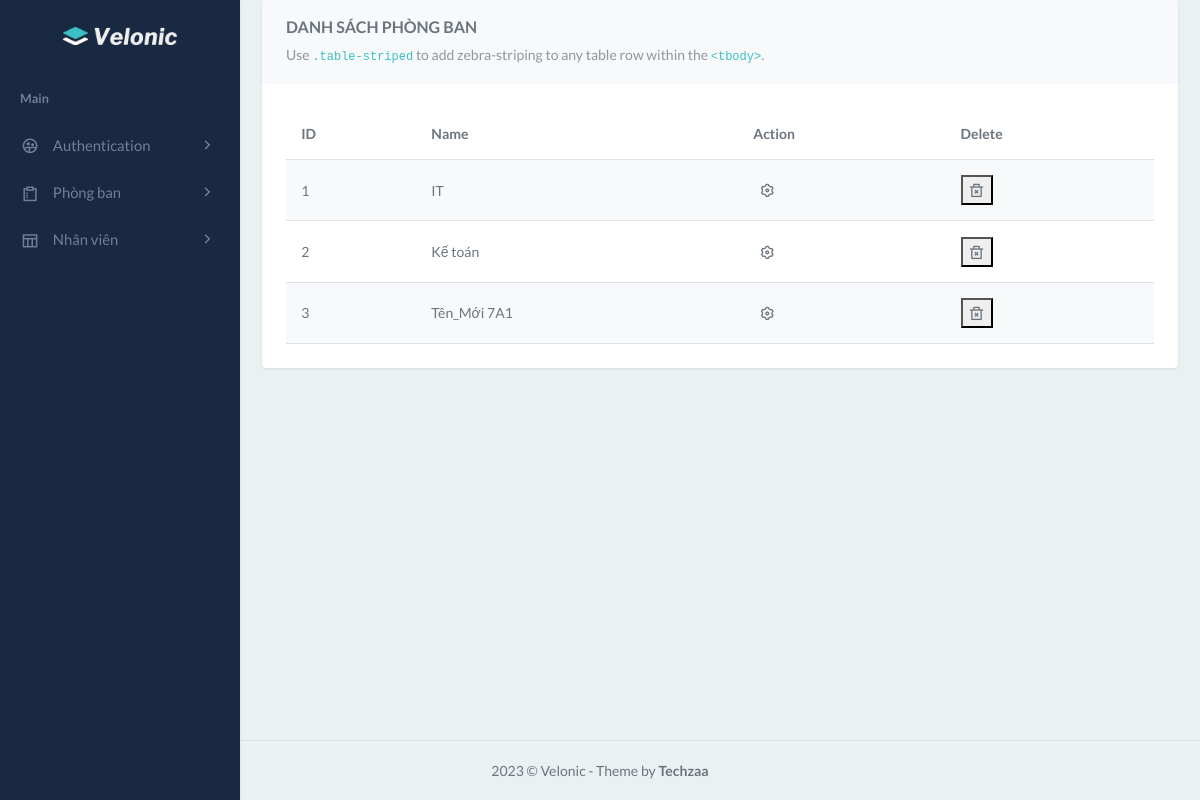
The app's page /index.php?action=department&query=list, older data.
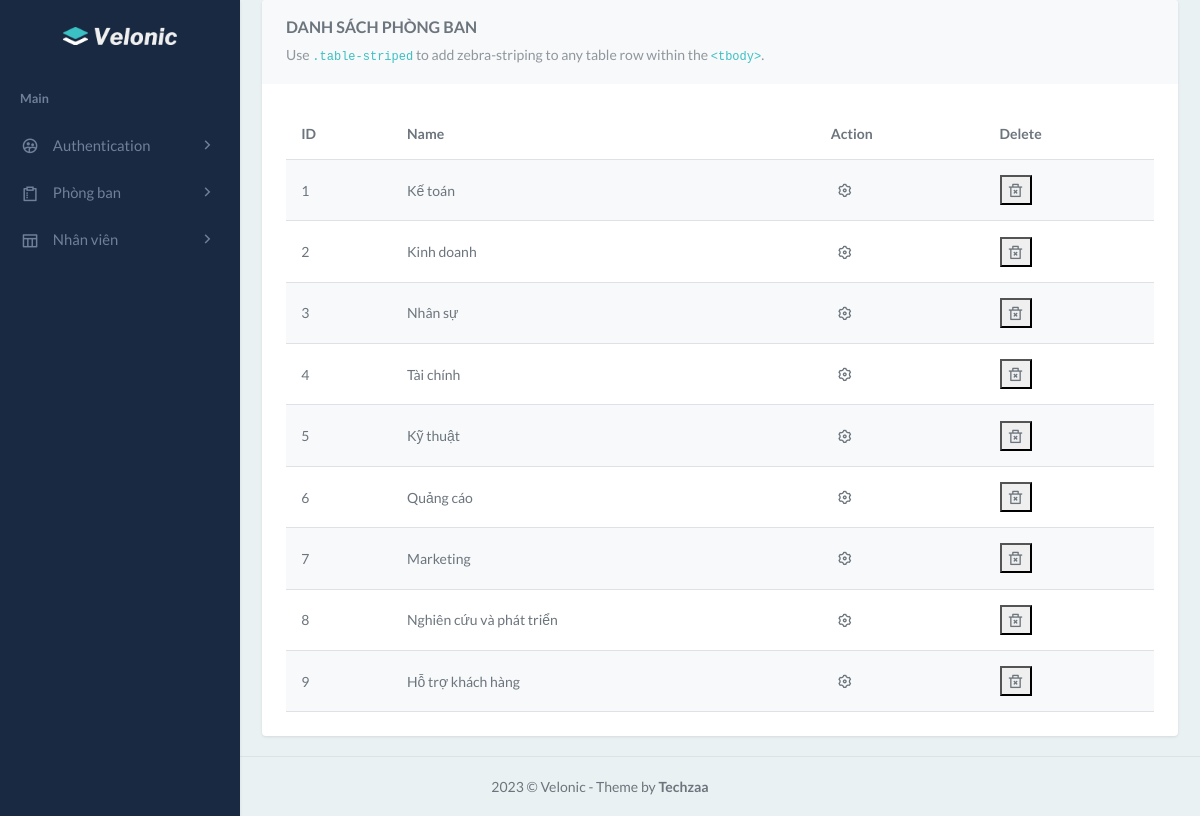
The same page, newer data.
### tables this page shows
CREATE TABLE IF NOT EXISTS `departments` (
  `id` int NOT NULL AUTO_INCREMENT,
  `name` varchar(50) NOT NULL DEFAULT '0',
  PRIMARY KEY (`id`) USING BTREE
);

### model/department.php (called while the page is built, shortened)
<?php
class Department
{
    public static function getDepartment($connect)
    {
        $response = mysqli_query($connect, "SELECT * FROM `departments`");
        if ($response) {
            if (mysqli_num_rows($response) > 0) {
                while ($row = mysqli_fetch_array($response)) {
                    $data[] = $row;
                }
            }
        }
        return $data;
    }
}

### controller/DepartmentController.php (called while the page is built, shortened)
<?php
class DepartmentController
{
    public static function getDepartment($connect)
    {
        $data = Department::getDepartment($connect);
        return $data;
    }
}
?>

### view/department/list_v1.php (the view, shortened to what this page needs)
<?php
$departments = DepartmentController::getDepartment($connect);
?>
<div class="col-xl-12">
    <div class="card">
        <div class="card-header">
            <h4 class="header-title">DANH SÁCH PHÒNG BAN</h4>
            <p class="text-muted mb-0">
                Use <code>.table-striped</code> to add zebra-striping to any table row
                within the <code>&lt;tbody&gt;</code>.
            </p>
        </div>
        <div class="card-body">
            <div class="table-responsive-sm">
                <table class="table table-striped table-centered mb-0">
                    <thead>
                        <tr>
                            <th>ID</th>
                            <th>Name</th>
                            <th>Action</th>
                            <th>Delete</th>
                        </tr>
                    </thead>
                    <tbody>
                    <?php
                        $sequentialId = 1;
                        foreach ($departments as $row):
                    ?>
                        <tr>
                            <td><?php echo $sequentialId; ?></td>
                            <td class="table-user">
                                <?php echo $row['name']; ?>
                            </td>
                            <td>
                                <a href="?action=department&query=edit&id=<?php echo $row['id']; ?>" class="text-reset fs-16 px-1"> <i
                                        class="ri-settings-3-line"></i></a>
                            </td>
                            <td>
                            <form  class ="" action="" method="post" onsubmit="return confirm('Are you sure you want to delete this department?');">
                                    <button type="submit" class="text-reset fs-16 px-1"> <i
                                        class="ri-delete-bin-2-line"></i></button>
                                </form>
                            </td>
                        </tr>
                    <?php
                        $sequentialId++;
                        endforeach;
                    ?>
                    </tbody>
                </table>
            </div>
        </div>
    </div>
</div>

### index.php (shortened to what this page needs)
<?php
require "config/connect.php";
require "controller/DepartmentController.php";
require "controller/RolesController.php";
require "model/department.php";
require "model/authentication.php";
?>
<!DOCTYPE html>
<html lang="en">
<head>
    <link rel="stylesheet" href="assets/vendor/daterangepicker/daterangepicker.css">
    <link href="assets/vendor/datatables.net-bs5/css/dataTables.bootstrap5.min.css" rel="stylesheet" type="text/css" />
    <link href="assets/vendor/datatables.net-responsive-bs5/css/responsive.bootstrap5.min.css" rel="stylesheet"
        type="text/css" />
    <link href="assets/vendor/datatables.net-fixedcolumns-bs5/css/fixedColumns.bootstrap5.min.css" rel="stylesheet"
        type="text/css" />
    <link href="assets/vendor/datatables.net-fixedheader-bs5/css/fixedHeader.bootstrap5.min.css" rel="stylesheet"
        type="text/css" />
    <link href="assets/vendor/datatables.net-buttons-bs5/css/buttons.bootstrap5.min.css" rel="stylesheet"
        type="text/css" />
    <link href="assets/vendor/datatables.net-select-bs5/css/select.bootstrap5.min.css" rel="stylesheet"
        type="text/css" />
    <link rel="stylesheet" href="assets/vendor/admin-resources/jquery.vectormap/jquery-jvectormap-1.2.2.css">
    <link href="assets/css/app.min.css" rel="stylesheet" type="text/css" id="app-style" />
    <link href="assets/css/icons.min.css" rel="stylesheet" type="text/css" />
    <link rel="stylesheet" href="./css/style.css">
</head>
<body>
    <?php
    include "sidebar.php";
    ?>
    <div class="content-page">
        <div class="content">
            <div class="container-fluid">
                <?php
    if(isset($_GET['action']) && isset($_GET['query'])){
        $tam = $_GET['action'];
        $query = $_GET['query'];
    }else{
        $tam = '';
        $query = '';
    }
    if($tam == 'department' && $query == 'add'){
        include './view/department/add_v1.php';
    }elseif($tam == 'department' && $query == 'list'){
        include './view/department/list_v1.php';
    }elseif($tam == 'department' && $query == 'edit'){
        include './view/department/edit_v1.php';
    }elseif($tam == 'employee' && $query == 'add'){
        include './view/employees/add_v1.php';
    }elseif($tam == 'employee' && $query == 'edit'){
        include './view/employees/edit_v1.php';
    }elseif($tam == 'employee' && $query == 'list'){
        include './view/employees/list_v1.php';
    }elseif($tam == 'employee' && $query == 'detail'){
        include './view/employees/detail.php';
    }else{
        include 'home.php';
    }
?>
            </div>
        </div>
    </div>
    <?php
    include "footer.php";
    ?>
</body>
</html>

### sidebar.php (shortened to what this page needs)
<div class="leftside-menu">
<a href="index.php" class="logo logo-light">
    <span class="logo-lg">
        <img src="assets/images/logo.png" alt="logo">
    </span>
</a>
<div class="h-100" id="leftside-menu-container" data-simplebar>
    <ul class="side-nav">
        <li class="side-nav-title">Main</li>
        <li class="side-nav-item">
            <a data-bs-toggle="collapse" href="#sidebarPagesAuth" aria-expanded="false" aria-controls="sidebarPagesAuth" class="side-nav-link">
                <i class="ri-group-2-line"></i>
                <span> Authentication </span>
                <span class="menu-arrow"></span>
            </a>
        </li>
        <li class="side-nav-item">
            <a data-bs-toggle="collapse" href="#sidebarForms" aria-expanded="false" aria-controls="sidebarForms" class="side-nav-link">
                <i class="ri-survey-line"></i>
                <span> Phòng ban </span>
                <span class="menu-arrow"></span>
            </a>
        </li>
        <li class="side-nav-item">
            <a data-bs-toggle="collapse" href="#sidebarTables" aria-expanded="false" aria-controls="sidebarTables" class="side-nav-link">
                <i class="ri-table-line"></i>
                <span> Nhân viên </span>
                <span class="menu-arrow"></span>
            </a>
        </li>
    </ul>
</div>
</div>

### footer.php (shortened to what this page needs)
<footer class="footer">
    <div class="container-fluid">
        <div class="row">
            <div class="col-12 text-center">
                 © Velonic - Theme by <b>Techzaa</b>
            </div>
        </div>
    </div>
</footer>

Row changes from the older to the newer data that the page shows:
removed departments: name "IT"
removed departments: name "Tên_Mới 7A1"
added departments: name "Kinh doanh"
added departments: name "Nhân sự"
added departments: name "Tài chính"
added departments: name "Kỹ thuật"
added departments: name "Quảng cáo"
added departments: name "Marketing"
added departments: name "Nghiên cứu và phát triển"
added departments: name "Hỗ trợ khách hàng"
